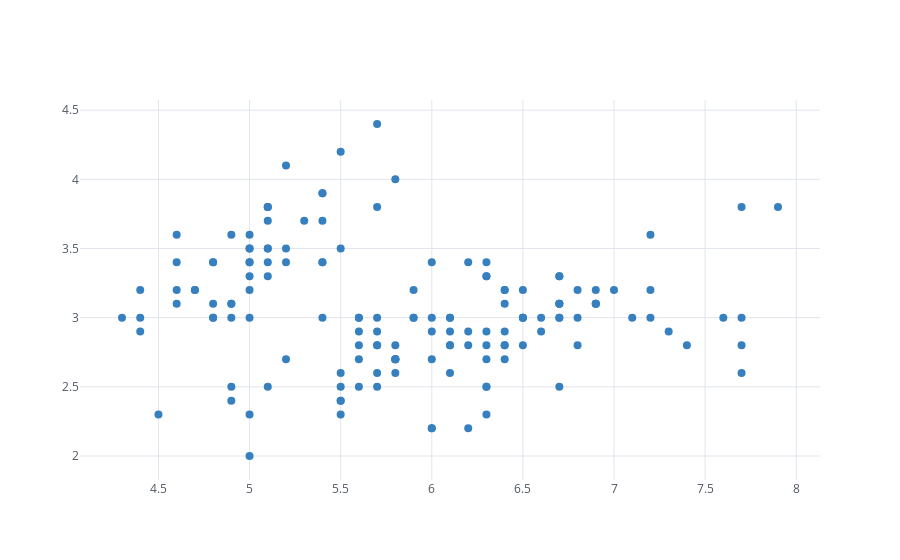

Here is the notebook cell this chart was saved with:
### Markdown cell above
#### Cufflinks for simple plots

Create the graph below using the following commands:

```python
display(HTML('<figcaption> Cufflinks graph - good for quick explorations </figcaption>'))
iris.iplot(x = 'sepal_length', y = 'sepal_width', 
           kind = 'scatter', mode = 'markers', size = 8,
          color = 'blue')
```

Cufflinks allows for creation of most plot types within a single line. You can also see that the automatic caption numbering can be used with any plotting library

### Code cell
display(HTML('<figcaption> Cufflinks graph - good for quick explorations </figcaption>'))
iris.iplot(x = 'sepal_length', 
           y = 'sepal_width', 
           kind = 'scatter', 
           mode = 'markers', 
           size = 8,
          color = 'blue')

### Figure 1 — Plotly figure (JSON) as saved in the notebook; plotly's stock layout.template omitted (floating-point values rounded to 4 significant figures; data arrays with more than 128 entries replaced by an {"elided": "..."} marker saying what was removed)
{"data": [{"line": {"color": "rgba(55, 128, 191, 1.0)", "dash": "solid", "shape": "linear", "width": 1.3}, "marker": {"size": 8, "symbol": "circle"}, "mode": "markers", "name": "sepal_width", "text": "", "type": "scatter", "uid": "6f030f38-b6ef-4f31-8d7b-ac83e0ef52f6", "x": {"elided": "150 float values"}, "y": {"elided": "150 float values"}}], "layout": {"legend": {"bgcolor": "#FFFFFF", "font": {"color": "#4D5663"}}, "paper_bgcolor": "#FFFFFF", "plot_bgcolor": "#FFFFFF", "title": {"font": {"color": "#4D5663"}}, "xaxis": {"gridcolor": "#E1E5ED", "showgrid": true, "tickfont": {"color": "#4D5663"}, "title": {"font": {"color": "#4D5663"}, "text": ""}, "zerolinecolor": "#E1E5ED"}, "yaxis": {"gridcolor": "#E1E5ED", "showgrid": true, "tickfont": {"color": "#4D5663"}, "title": {"font": {"color": "#4D5663"}, "text": ""}, "zerolinecolor": "#E1E5ED"}}}
